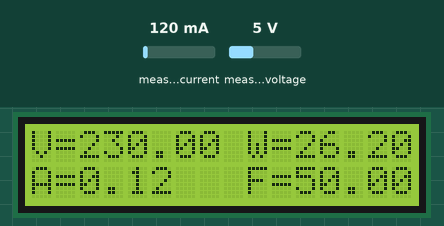
This sketch was run on a simulated ESP8266 (NodeMCU). Shown: 16×2 character LCD. Inputs (shaded band) come from the test bench; at power-on: measured current 120 mA, measured voltage 5 V. WiFi joins after 1.5 s; servers stay silent unless stated; uploads are accepted with an empty reply; what the sketch prints to the serial monitor is not drawn.

Above: at 3.7 s.
3.8 s: measured current set to 40 mA
At 5.5 s:
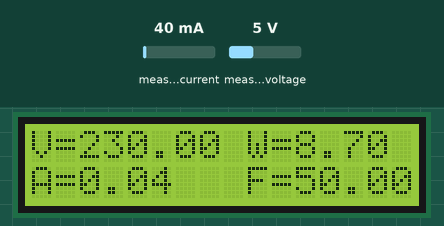
6.3 s: measured voltage set to 0.3 V
At 8.1 s:
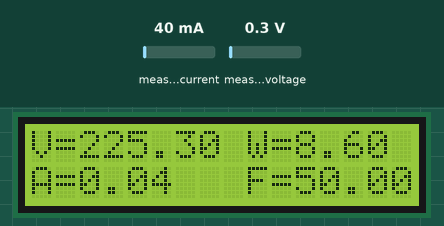
8.7 s: measured current set to 500 mA
At 10.6 s:
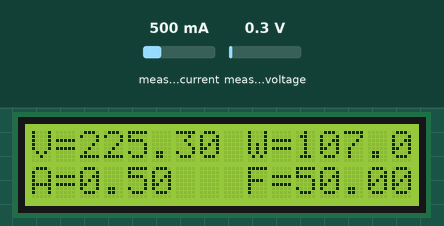
10.9 s: measured voltage set to 3.8 V
At 12.3 s:
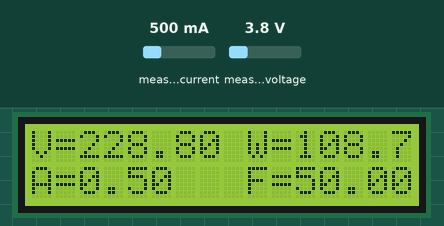
Timing chart, 0 to 13.9 s (numbered marks = the images above; inputs shaded):
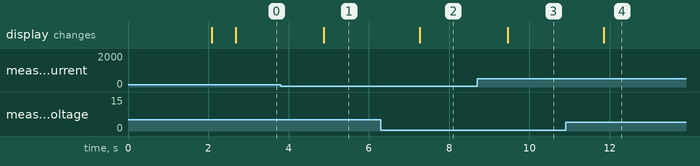

Measured:
- after the input at 3.8 s, the display: changes after 1.1 s (image 1)
- after the input at 6.3 s, the display: changes after 0.97 s (image 2)
- after the input at 8.7 s, the display: changes after 0.76 s (image 3)
- after the input at 10.9 s, the display: changes after 0.96 s (image 4)

The sketch:

linver-monitoring.ino
```cpp
#include <ESP8266WiFi.h>
#include <ESP8266HTTPClient.h>
#include <LiquidCrystal_I2C.h>
#include <PZEM004Tv30.h>
#include <WiFiClient.h>
#include <Wire.h>

LiquidCrystal_I2C lcd(0x27, 16, 2); // set the LCD address to 0x27 for a 16 chars and 2 line display
PZEM004Tv30 pzem(D3, D4); // (RX, TX) of NodeMCU connect to (TX, RX) of PZEM-004t

// Replace with your network credentials
const char* ssid = "(tidak diketahui)";
const char* password = "qwerty123";

float voltage, current, power, energy, frequency, powerfactor;

//Your Domain name with URL path or IP address with path
String serverName = "http://linveruns.000webhostapp.com/api/postdata";

// the following variables are unsigned longs because the time, measured in
// milliseconds, will quickly become a bigger number than can be stored in an int.
unsigned long lastTime = 0;
// Timer set to 10 minutes (600000)
//unsigned long timerDelay = 600000;
// Set timer to 5 seconds (5000)
unsigned long timerDelay = 5000;

void setup() {
  Serial.begin(9600); // used to determine the speed and receipt of data through the serial port
  Serial.println("Program started"); // program started
  initWiFi();
  Serial.print("RSSI: ");
  Serial.println(WiFi.RSSI());

  lcd.init(); // initialize the lcd
  lcd.backlight(); // backlight is turned on
  lcd.setCursor(3, 0);
  lcd.print("</LINVER/>");
  lcd.setCursor(0, 1);
  lcd.print("Program Started!");
  delay(500);
}

void loop() {
  PZEM_func();
  display_LCD();
  // Send an HTTP POST request depending on timerDelay
  if ((millis() - lastTime) > timerDelay) {
    //Check WiFi connection status
    if (WiFi.status() == WL_CONNECTED) {
      WiFiClient client;
      HTTPClient http;

      //    String serverPath = serverName + "?temperature=24.37";

      // Your Domain name with URL path or IP address with path
      http.begin(client, serverName.c_str());

      // Specify content-type header
      http.addHeader("Content-Type", "application/x-www-form-urlencoded");
      // Data to send with HTTP POST
      String httpRequestData = "Voltage=" + String(voltage) + "&Current=" + String(current) + "&Power=" + String(power) + "&Frequency=" + String(frequency) + "&Pf=" + String(powerfactor) + "&Energy=" + String(energy) + "&submit=enter";
      // Send HTTP POST request
      int httpResponseCode = http.POST(httpRequestData);

      if (httpResponseCode > 0) {
        Serial.print("HTTP Response code: ");
        Serial.println(httpResponseCode);
        String payload = http.getString();
        Serial.println(payload);
      }
      else {
        Serial.print("Error code: ");
        Serial.println(httpResponseCode);
      }
      // Free resources
      http.end();
    }
    else {
      Serial.println("WiFi Disconnected");
    }
    lastTime = millis();
  }
}

void initWiFi() {
  WiFi.mode(WIFI_STA);
  WiFi.begin(ssid, password);
  Serial.print("Connecting to WiFi ..");
  while (WiFi.status() != WL_CONNECTED) {
    Serial.print('.');
    delay(1000);
  }
  Serial.println(WiFi.localIP());
  //The ESP8266 tries to reconnect automatically when the connection is lost
  WiFi.setAutoReconnect(true);
  WiFi.persistent(true);
}

void PZEM_func() {
  voltage = pzem.voltage();
  current = pzem.current();
  power = pzem.power();
  energy = pzem.energy();
  frequency = pzem.frequency();
  powerfactor = pzem.pf();
}

void display_LCD() {
  lcd.clear();

  // print voltage value
  if ( !isnan(voltage) ) {
    lcd.setCursor(0, 0);
    lcd.print("V=");
    lcd.print(voltage);
  }
  else  {
    lcd.setCursor(0, 0);
    lcd.print("V=");
    lcd.print("n/A");
  }

  // print current value
  if ( !isnan(current) ) {
    lcd.setCursor(0, 1);
    lcd.print("A=");
    lcd.print(current);
  }
  else {
    lcd.setCursor(0, 1);
    lcd.print("A=");
    lcd.print("n/A");
  }

  // print power value
  if ( !isnan(power) ) {
    lcd.setCursor(9, 0);
    lcd.print("W=");
    lcd.print(power);
  }
  else  {
    lcd.setCursor(9, 0);
    lcd.print("W=");
    lcd.print("n/A");
  }

  // print frequency value
  if ( !isnan(frequency) ) {
    lcd.setCursor(9, 1);
    lcd.print("F=");
    lcd.print(frequency);
  }
  else {
    lcd.setCursor(9, 1);
    lcd.print("F=");
    lcd.print("n/A");
  }

  delay(1000);
}
```
